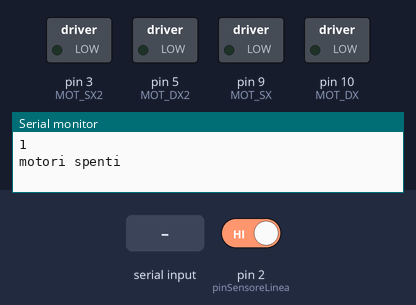
Recording of a sketch running on a simulated Arduino Uno, built with avr-gcc and run on an emulated ATmega328P. On the bench: switched loads named in the sketch (green lamp = pin HIGH), the last lines printed to the serial monitor. The inputs (shaded band) are chosen by the test bench; at power-on: pin 2 (pinSensoreLinea) HIGH.

Above: at 1.2 s.
1.3 s: "1\n" received over Serial
At 2.1 s:
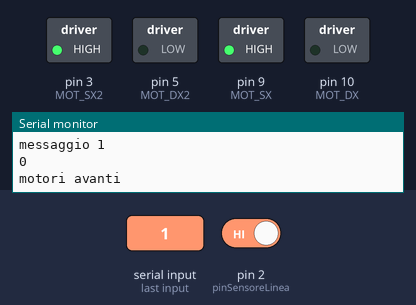
3.8 s: "0\n" received over Serial
At 4.1 s:
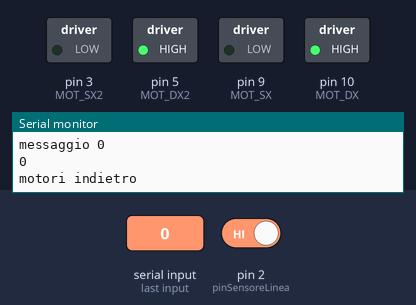
Timing chart, 0 to 6.8 s (numbered marks = the images above; inputs shaded):
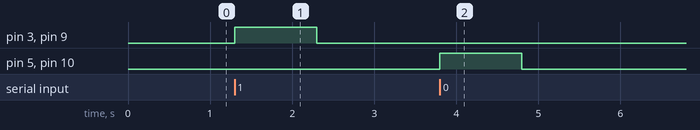

The sketch:

motore_python.ino
```cpp
String msg;
int sensor;
char ch;
const byte MOT_SX = 9;
const byte MOT_DX = 10;
const byte MOT_SX2 = 3;
const byte MOT_DX2 = 5;
int pinSensoreLinea = 2;


void setup() {
   Serial.begin(115200);
    pinMode(MOT_SX,OUTPUT);
    pinMode(MOT_DX,OUTPUT);
    pinMode(MOT_SX2,OUTPUT);
    pinMode(MOT_DX2,OUTPUT);
    pinMode(pinSensoreLinea, INPUT);
}

void loop() {
  msg="";
  msg = Serial.readStringUntil('\n'); // Leggi il comando fino al carattere di nuova linea
  int statoSensore = digitalRead(pinSensoreLinea);
  Serial.println(statoSensore);
  if(msg.length() > 0)
  {
    Serial.println("messaggio " +msg);
    if (msg[2] == '1')
        {sensor = 1;}
    else
      {sensor = 0;}
    Serial.println(sensor);
    if ((sensor == 1 and statoSensore == 0) or (msg[1] == '0'))
    {
        digitalWrite(MOT_SX,LOW);
        digitalWrite(MOT_DX,LOW);
        digitalWrite(MOT_SX2,LOW);
        digitalWrite(MOT_DX2,LOW);
        Serial.println("motori spenti");
    }

    else   //si deve muovere
    {
        int potenza = 0;
        if (msg[1] == '1')
            {potenza = 100;}
        else if (msg[1] == '2')
           { potenza = 150;}
        else if (msg[1] == '3')
          {potenza = 200;}
        else if (msg[1] == '4')
            {potenza = 220;}
        else
            {potenza = 255;}
        if (msg[0] == '1')  //si muove in avanti
        {
              analogWrite(MOT_SX,potenza);
              analogWrite(MOT_DX,0);
              analogWrite(MOT_SX2,potenza);
              analogWrite(MOT_DX2,0);
              Serial.println("motori avanti");

        }
        else  //si muove indietro
        {
            analogWrite(MOT_SX,0);
            analogWrite(MOT_DX,potenza);
            analogWrite(MOT_SX2,0);
            analogWrite(MOT_DX2,potenza);
            Serial.println("motori indietro");
        }
    }

  }
  else
  {
        digitalWrite(MOT_SX,LOW);
        digitalWrite(MOT_DX,LOW);
        digitalWrite(MOT_SX2,LOW);
        digitalWrite(MOT_DX2,LOW);
        Serial.println("motori spenti");

  }


}
```

Measured:
- after the input at 1.3 s, pin 3 (MOT_SX2), pin 9 (MOT_SX): LOW → HIGH at once, → LOW 1.0 s later
- after the input at 3.8 s, pin 5 (MOT_DX2), pin 10 (MOT_DX): LOW → HIGH at once, → LOW 1.0 s later
